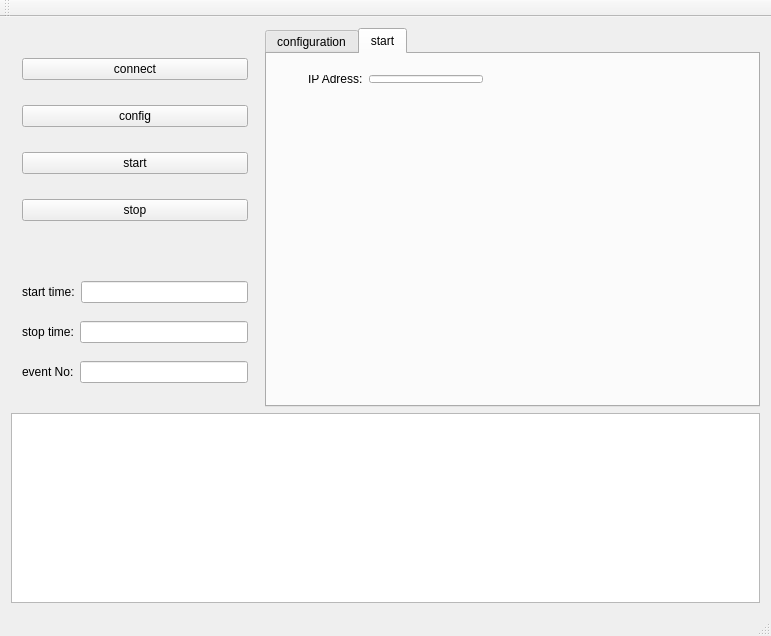
<?xml version="1.0" encoding="UTF-8"?>
<ui version="4.0">
 <class>MainWindow</class>
 <widget class="QMainWindow" name="MainWindow">
  <property name="geometry">
   <rect>
    <x>0</x>
    <y>0</y>
    <width>771</width>
    <height>636</height>
   </rect>
  </property>
  <property name="windowTitle">
   <string>MainWindow</string>
  </property>
  <widget class="QWidget" name="centralWidget">
   <layout class="QVBoxLayout" name="verticalLayout_2" stretch="2,1">
    <item>
     <layout class="QHBoxLayout" name="horizontalLayout" stretch="1,2">
      <item>
       <layout class="QVBoxLayout" name="verticalLayout" stretch="3,2">
        <item>
         <widget class="QWidget" name="ctrWidget" native="true">
          <property name="sizePolicy">
           <sizepolicy hsizetype="Preferred" vsizetype="Preferred">
            <horstretch>0</horstretch>
            <verstretch>0</verstretch>
           </sizepolicy>
          </property>
          <layout class="QVBoxLayout" name="verticalLayout_3">
           <item>
            <widget class="QPushButton" name="con_btn">
             <property name="text">
              <string>connect</string>
             </property>
            </widget>
           </item>
           <item>
            <widget class="QPushButton" name="conf_btn">
             <property name="text">
              <string>config</string>
             </property>
            </widget>
           </item>
           <item>
            <widget class="QPushButton" name="start_btn">
             <property name="text">
              <string>start</string>
             </property>
            </widget>
           </item>
           <item>
            <widget class="QPushButton" name="stop_btn">
             <property name="text">
              <string>stop</string>
             </property>
            </widget>
           </item>
          </layout>
         </widget>
        </item>
        <item>
         <widget class="QWidget" name="dspWidget" native="true">
          <layout class="QVBoxLayout" name="verticalLayout_4">
           <item>
            <layout class="QHBoxLayout" name="horizontalLayout_2">
             <item>
              <widget class="QLabel" name="start_lab">
               <property name="text">
                <string>start time:</string>
               </property>
              </widget>
             </item>
             <item>
              <widget class="QLineEdit" name="start_time">
               <property name="readOnly">
                <bool>true</bool>
               </property>
              </widget>
             </item>
            </layout>
           </item>
           <item>
            <layout class="QHBoxLayout" name="horizontalLayout_3">
             <item>
              <widget class="QLabel" name="stop_lab">
               <property name="text">
                <string>stop time:</string>
               </property>
              </widget>
             </item>
             <item>
              <widget class="QLineEdit" name="stop_time">
               <property name="readOnly">
                <bool>true</bool>
               </property>
              </widget>
             </item>
            </layout>
           </item>
           <item>
            <layout class="QHBoxLayout" name="horizontalLayout_4">
             <item>
              <widget class="QLabel" name="event_lab">
               <property name="text">
                <string>event No:</string>
               </property>
              </widget>
             </item>
             <item>
              <widget class="QLineEdit" name="event_no">
               <property name="readOnly">
                <bool>true</bool>
               </property>
              </widget>
             </item>
            </layout>
           </item>
          </layout>
         </widget>
        </item>
       </layout>
      </item>
      <item>
       <widget class="QTabWidget" name="tabWidget">
        <property name="currentIndex">
         <number>1</number>
        </property>
        <widget class="QWidget" name="config">
         <attribute name="title">
          <string>configuration</string>
         </attribute>
        </widget>
        <widget class="QWidget" name="start">
         <attribute name="title">
          <string>start</string>
         </attribute>
         <widget class="QWidget" name="layoutWidget">
          <property name="geometry">
           <rect>
            <x>30</x>
            <y>10</y>
            <width>197</width>
            <height>30</height>
           </rect>
          </property>
          <layout class="QHBoxLayout" name="horizontalLayout_5">
           <item>
            <widget class="QLabel" name="label">
             <property name="text">
              <string>IP Adress:</string>
             </property>
            </widget>
           </item>
           <item>
            <widget class="QLineEdit" name="SERVER_IP"/>
           </item>
          </layout>
         </widget>
        </widget>
       </widget>
      </item>
     </layout>
    </item>
    <item>
     <widget class="QTableWidget" name="infoWidget"/>
    </item>
   </layout>
  </widget>
  <widget class="QMenuBar" name="menuBar">
   <property name="geometry">
    <rect>
     <x>0</x>
     <y>0</y>
     <width>771</width>
     <height>25</height>
    </rect>
   </property>
  </widget>
  <widget class="QToolBar" name="mainToolBar">
   <attribute name="toolBarArea">
    <enum>TopToolBarArea</enum>
   </attribute>
   <attribute name="toolBarBreak">
    <bool>false</bool>
   </attribute>
  </widget>
  <widget class="QStatusBar" name="statusBar"/>
 </widget>
 <layoutdefault spacing="6" margin="11"/>
 <resources/>
 <connections/>
</ui>
